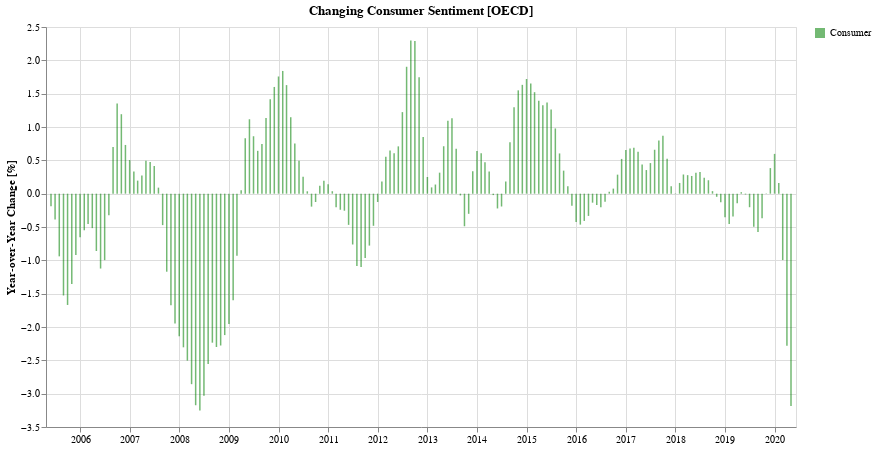

This figure's notebook cell:
### Code cell
cUsaYoy = cUsaSubset.set_index('TIME').pct_change(12).apply(lambda v: v * 100).reset_index()
bUsaYoy = bUsaSubset.set_index('TIME').pct_change(12).apply(lambda v: v * 100).reset_index()

def yoyChartFor(df, label, color='navy'):
    return alt.Chart(df.dropna()[-180:]).mark_bar(width=1.5, color=f'{color}').transform_calculate(
        label=f"'{label}'",
        change_in_percent="format(datum.Value, ',.2f')",
    ).encode(
        alt.X('TIME:T', axis=alt.Axis(title='')),
        alt.Y('Value:Q', axis=alt.Axis(title='Year-over-Year Change [%]')),
        alt.Opacity('label:O', legend=alt.Legend(title="")),
        tooltip=[alt.Tooltip('TIME:T', format='%b %Y'), alt.Tooltip('change_in_percent:Q')]
    ).properties(
        title=f"Changing {label} Sentiment [OECD]",
        width=750,
        height=400
    )

cYoy = yoyChartFor(cUsaYoy, 'Consumer', 'green')
cYoy.display()

### Figure 1 — Vega-Lite specification as saved in the notebook (floating-point values rounded to 4 significant figures; data arrays with more than 128 entries replaced by an {"elided": "..."} marker saying what was removed)
{"config": {"view": {"continuousWidth": 400, "continuousHeight": 300}}, "data": {"name": "data-6d0d2eb9e5bac2d519527dd3ef4ce0fa"}, "mark": {"type": "bar", "color": "green", "width": 1.5}, "encoding": {"opacity": {"type": "ordinal", "field": "label", "legend": {"title": ""}}, "tooltip": [{"type": "temporal", "field": "TIME", "format": "%b %Y"}, {"type": "quantitative", "field": "change_in_percent"}], "x": {"type": "temporal", "axis": {"title": ""}, "field": "TIME"}, "y": {"type": "quantitative", "axis": {"title": "Year-over-Year Change [%]"}, "field": "Value"}}, "height": 400, "title": "Changing Consumer Sentiment [OECD]", "transform": [{"calculate": "'Consumer'", "as": "label"}, {"calculate": "format(datum.Value, ',.2f')", "as": "change_in_percent"}], "width": 750, "$schema": "https://vega.github.io/schema/vega-lite/v4.8.1.json", "datasets": {"data-6d0d2eb9e5bac2d519527dd3ef4ce0fa": {"elided": "180 records"}}}
